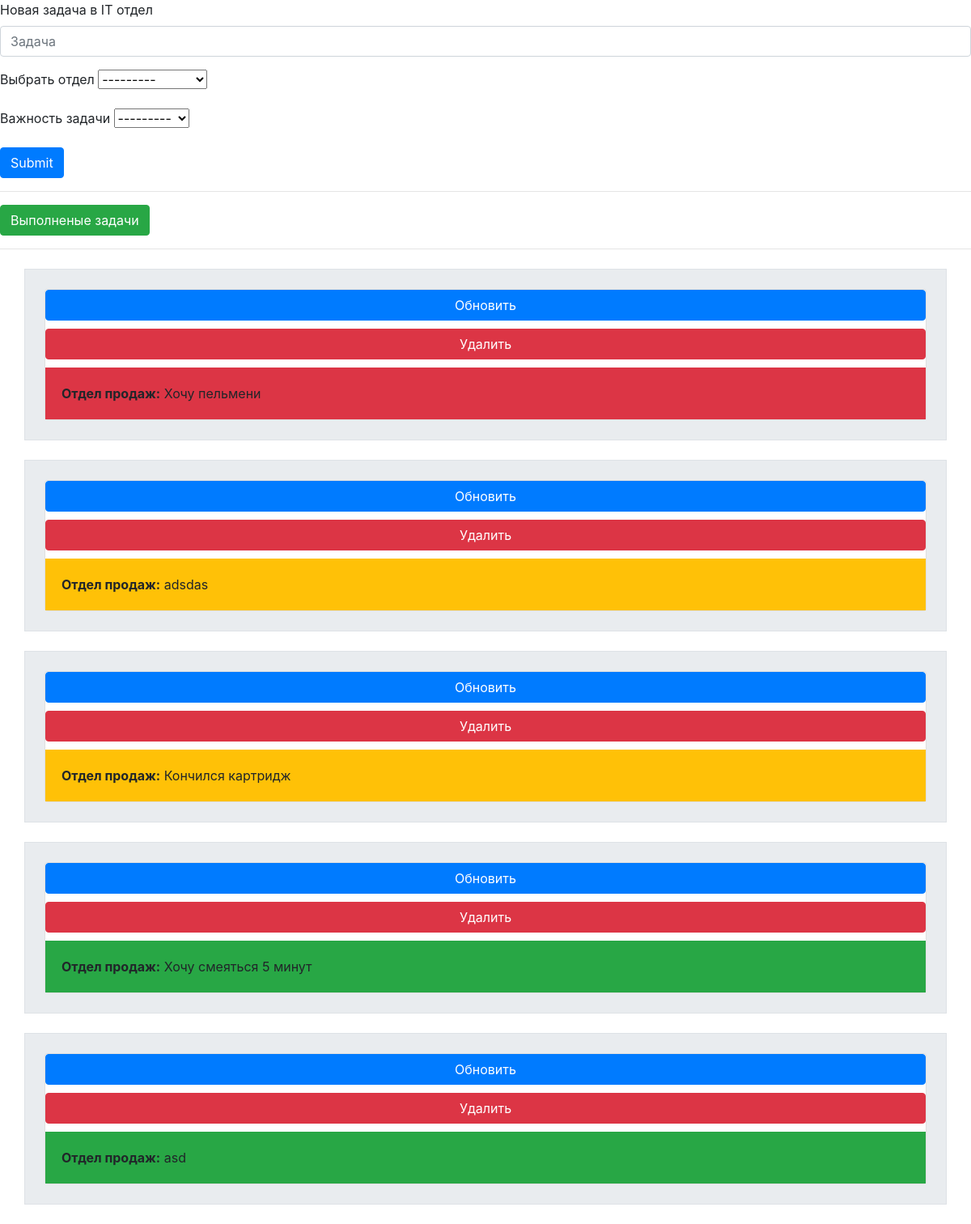
The page / on the database its author committed.
### tasks/models.py (models this page shows, shortened)
class Task(models.Model):
    title = models.CharField("Задача", max_length=200)
    complete = models.BooleanField("Выполнено", default=False)
    created = models.DateTimeField(auto_now_add=True)
    from_devision = models.ForeignKey(Department, on_delete=models.CASCADE, null=True)
    importance = models.ForeignKey(Importance, null=True, on_delete=models.CASCADE)
    class Meta:
        verbose_name = 'Задача'
        verbose_name_plural = "Задачи"

class Department(models.Model):
    name = models.CharField("Название подразделения", max_length=100)
    def __str__(self):
        return self.name
    class Meta:
        verbose_name='Подразделение'
        verbose_name_plural='Подразделения'

### tasks/views.py (the view)
# urls.py: path('', views.index),
def index(request):
    tasks = Task.objects.filter(complete = False).order_by('-importance')
    form = TaskForm()
    if request.method == 'POST':
        form = TaskForm(request.POST)
        if form.is_valid():
            form.save()
        return redirect('/')
    return render(request, 'tasks/list.html', {'tasks':tasks, 'form':form})

### tasks/forms.py
class TaskForm(forms.ModelForm):
    class Meta:
        model = Task
        fields = '__all__'

### tasks/models.py (called while the page is built)
    def __str__(self):
        return self.name

### tasks/templates/tasks/list.html (shortened to what this page needs)
<!DOCTYPE html>
<html lang="ru">
<head>
    {% load static %}
    <link rel="stylesheet" href="{% static 'css/bootstrap.css' %}">
</head>
<body>
<label>Новая задача в IT отдел</label><br>
<form method="POST" action="/" >
    <p><input placeholder="Задача" class="form-control" {{ form.title }} </p>
    <p><label> Выбрать отдел {{  form.from_devision }}  </label></p>
    <p><label> Важность задачи {{ form.importance }}</label></p>
    <input type="submit" class="btn btn-primary" name="Create Task" placeholder="Aaaa">
</form>
<hr>
<a href="http://localhost:8000/complete/" class="btn btn-success">Выполненые задачи</a>
<hr>
{% for task in tasks %}
<div class=" card-group container p-4 my-4 border jumbotron jumbotron-fluid">
    <div class="card" style="">
    <a class="btn btn-primary" style="margin-bottom:10px" href="{% url 'update_task' task.id %}">Обновить</a>
    <a class="btn btn-danger" style="margin-bottom:10px" href="{% url 'delete' task.id %}">Удалить</a>
    {% if task.importance.name == "Важная" %}
            <span class="card-body bg-warning"><b>{{ task.from_devision }}:</b> {{ task.title }}</span>
    {% elif task.importance.name == "Срочная" %}
            <span class="card-body bg-danger"><b>{{ task.from_devision }}:</b> {{ task.title }}</span>
    {% else %}
        <span class="card-body bg-success"><b>{{ task.from_devision }}:</b> {{ task.title }}</span>
    {% endif %}
    </div>
</div>
{% endfor %}
</body>
</html>

### rows shown on the page
Task: from_devision "Отдел продаж", title "Хочу пельмени"
Task: from_devision "Отдел продаж", title "adsdas"
Task: from_devision "Отдел продаж", title "Кончился картридж"
Task: from_devision "Отдел продаж", title "Хочу смеяться 5 минут"
Task: from_devision "Отдел продаж", title "asd"
